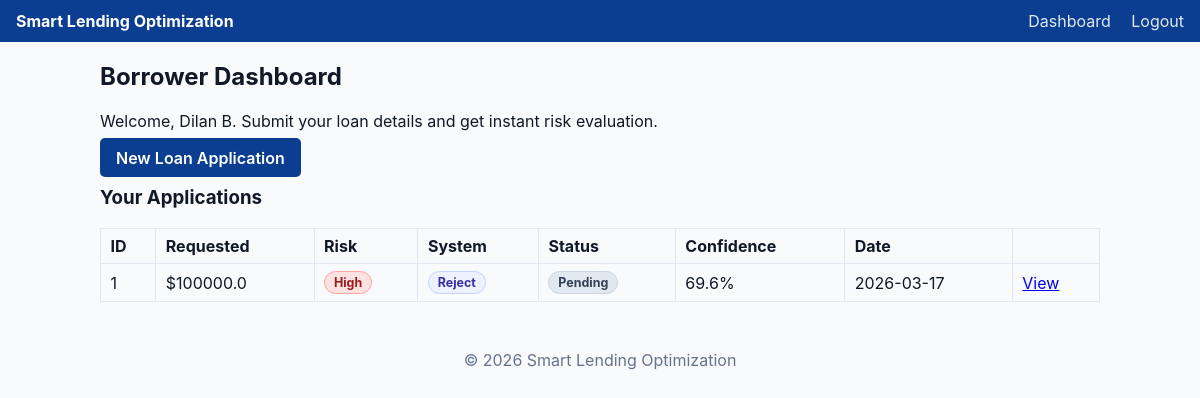
Page /dashboard (signed in) on the committed database.
### app.py (models this page shows, shortened)
class User(db.Model, UserMixin):
    id = db.Column(db.Integer, primary_key=True)
    name = db.Column(db.String(120), nullable=False)
    email = db.Column(db.String(120), unique=True, nullable=False, index=True)
    password_hash = db.Column(db.String(255), nullable=False)
    is_admin = db.Column(db.Boolean, default=False, nullable=False)
    created_at = db.Column(db.DateTime, default=datetime.utcnow, nullable=False)
    applications = db.relationship("LoanApplication", backref="user", lazy=True)

class LoanApplication(db.Model):
    id = db.Column(db.Integer, primary_key=True)
    user_id = db.Column(db.Integer, db.ForeignKey("user.id"), nullable=False, index=True)
    age = db.Column(db.Integer, nullable=False)
    gender = db.Column(db.String(20), nullable=False)
    employment_type = db.Column(db.String(50), nullable=False)
    monthly_income = db.Column(db.Float, nullable=False)
    requested_loan_amount = db.Column(db.Float, nullable=False)
    transaction_count = db.Column(db.Integer, nullable=False)
    avg_monthly_spend = db.Column(db.Float, nullable=False)
    savings_ratio = db.Column(db.Float, nullable=False)
    mobile_recharge_freq = db.Column(db.Integer, nullable=False)
    missed_payments = db.Column(db.Integer, nullable=False)
    credit_score = db.Column(db.Integer, nullable=False)
    document_filename = db.Column(db.String(255))
    system_recommendation = db.Column(db.String(30), nullable=False, default="Review")
    recommended_loan_amount = db.Column(db.Integer)
    term_months = db.Column(db.Integer)
    annual_interest_rate = db.Column(db.Float)
    estimated_emi = db.Column(db.Integer)
    status = db.Column(db.String(20), nullable=False, default="Pending")  # Pending/Approved/Rejected
    created_at = db.Column(db.DateTime, default=datetime.utcnow, nullable=False)
    updated_at = db.Column(db.DateTime, default=datetime.utcnow, onupdate=datetime.utcnow, nullable=False)
    prediction = db.relationship("Prediction", backref="application", uselist=False, lazy=True)

class Prediction(db.Model):
    id = db.Column(db.Integer, primary_key=True)
    application_id = db.Column(db.Integer, db.ForeignKey("loan_application.id"), nullable=False, unique=True, index=True)
    risk_level = db.Column(db.String(10), nullable=False)  # Low/Medium/High
    confidence_score = db.Column(db.Float, nullable=False)
    probabilities_json = db.Column(db.Text)
    explanation_json = db.Column(db.Text)
    model_version = db.Column(db.String(40), nullable=False, default="unknown")
    created_at = db.Column(db.DateTime, default=datetime.utcnow, nullable=False)

### app.py (the view)
@app.route("/dashboard")
@login_required
def dashboard():
    if current_user.is_admin:
        return redirect(url_for("admin_dashboard"))
    apps = (
        LoanApplication.query.filter_by(user_id=current_user.id)
        .order_by(LoanApplication.created_at.desc())
        .all()
    )
    return render_template("dashboard.html", apps=apps)

### app.py (called while the page is built, shortened)
@login_manager.user_loader
def load_user(user_id: str):
    try:
        return db.session.get(User, int(user_id))
    except Exception:
        return None

@app.context_processor
def inject_globals():
    return {
        "user": current_user if getattr(current_user, "is_authenticated", False) else None,
        "datetime": datetime,
    }

def setup_app_once():
    if getattr(app, "_did_setup", False):
        return

@app.before_request
def _run_setup_once():
    setup_app_once()

### templates/dashboard.html
{% extends 'base.html' %}
{% block content %}
<h2>Borrower Dashboard</h2>
<p>Welcome, {{ user.name }}. Submit your loan details and get instant risk evaluation.</p>
<a class="btn" href="{{ url_for('apply_loan') }}">New Loan Application</a>
<h3>Your Applications</h3>
<table class="table">
  <thead><tr><th>ID</th><th>Requested</th><th>Risk</th><th>System</th><th>Status</th><th>Confidence</th><th>Date</th><th></th></tr></thead>
  <tbody>
  {% for app in apps %}
  <tr>
    <td>{{ app.id }}</td>
    <td>${{ app.requested_loan_amount | round(0) }}</td>
    <td>
      {% if app.prediction %}
        <span class="badge badge-risk-{{ app.prediction.risk_level|lower }}">{{ app.prediction.risk_level }}</span>
      {% else %}-{% endif %}
    </td>
    <td><span class="badge badge-sys">{{ app.system_recommendation }}</span></td>
    <td><span class="badge badge-{{ app.status|lower }}">{{ app.status }}</span></td>
    <td>
      {% if app.prediction %}{{ (app.prediction.confidence_score * 100) | round(1) }}%{% else %}-{% endif %}
    </td>
    <td>{{ app.created_at.strftime('%Y-%m-%d') }}</td>
    <td><a href="{{ url_for('application_detail', application_id=app.id) }}">View</a></td>
  </tr>
  {% else %}
  <tr><td colspan="8">No applications yet.</td></tr>
  {% endfor %}
  </tbody>
</table>
{% endblock %}

### static/css/style.css (style rules this page uses)
* { box-sizing: border-box; }
body { margin: 0; font-family: Inter, system-ui, -apple-system, Segoe UI, sans-serif; background: #f8fafc; color: #111827; }
.btn { background: #0b3d91; border: none; color: white; padding: 0.6rem 1rem; border-radius: 5px; text-decoration: none; font-weight: 600; cursor: pointer; }
.badge { display:inline-flex; align-items:center; gap:0.35rem; padding:0.18rem 0.55rem; border-radius:999px; font-weight:700; font-size:0.78rem; border:1px solid #e2e8f0; background:#f1f5f9; color:#0f172a; }
.badge-sys { background:#eef2ff; border-color:#c7d2fe; color:#3730a3; }
.badge-pending { background:#e2e8f0; border-color:#cbd5e1; color:#334155; }
.badge-risk-high { background:#fee2e2; border-color:#fca5a5; color:#991b1b; }
.table { width: 100%; border-collapse: collapse; margin-top: 0.8rem; }
.table th, .table td { border: 1px solid #e2e8f0; padding: 0.45rem 0.6rem; text-align: left; }

### rows in the picture
User: name "Dilan B"
LoanApplication: id "1", requested_loan_amount "100000.0", prediction.risk_level "High", system_recommendation "Reject", status "Pending", created_at "2026-03-17"
Prediction: (app.prediction.confidence_score*100)|round(1) "69.6"
